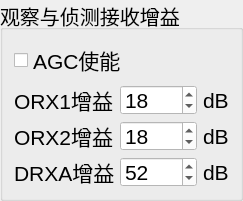
         <widget class="QGroupBox" name="groupBox_19">
          <property name="font">
           <font>
            <pointsize>15</pointsize>
           </font>
          </property>
          <property name="title">
           <string>观察与侦测接收增益</string>
          </property>
          <layout class="QGridLayout" name="gridLayout_18">
           <item row="0" column="0" colspan="2">
            <widget class="QCheckBox" name="RF_observe_AGC">
             <property name="enabled">
              <bool>true</bool>
             </property>
             <property name="sizePolicy">
              <sizepolicy hsizetype="Fixed" vsizetype="Fixed">
               <horstretch>0</horstretch>
               <verstretch>0</verstretch>
              </sizepolicy>
             </property>
             <property name="baseSize">
              <size>
               <width>0</width>
               <height>0</height>
              </size>
             </property>
             <property name="font">
              <font>
               <pointsize>16</pointsize>
              </font>
             </property>
             <property name="styleSheet">
              <string notr="true"/>
             </property>
             <property name="text">
              <string>AGC使能</string>
             </property>
            </widget>
           </item>
           <item row="1" column="0">
            <widget class="QLabel" name="RF_ORX1_gain_label">
             <property name="maximumSize">
              <size>
               <width>100</width>
               <height>30</height>
              </size>
             </property>
             <property name="font">
              <font>
               <pointsize>16</pointsize>
              </font>
             </property>
             <property name="styleSheet">
              <string notr="true"/>
             </property>
             <property name="text">
              <string>ORX1增益:</string>
             </property>
             <property name="textFormat">
              <enum>Qt::PlainText</enum>
             </property>
            </widget>
           </item>
           <item row="1" column="1">
            <widget class="QSpinBox" name="RF_ORX1_gain_obj">
             <property name="maximumSize">
              <size>
               <width>120</width>
               <height>30</height>
              </size>
             </property>
             <property name="font">
              <font>
               <pointsize>16</pointsize>
              </font>
             </property>
             <property name="toolTip">
              <string>&lt;html&gt;&lt;head/&gt;&lt;body&gt;&lt;p&gt;&lt;span style=&quot; font-family:'等线'; font-size:10.5pt;&quot;&gt;depapr_thr&lt;/span&gt;&lt;/p&gt;&lt;/body&gt;&lt;/html&gt;</string>
             </property>
             <property name="styleSheet">
              <string notr="true">background-color: rgb(255, 255, 255);</string>
             </property>
             <property name="specialValueText">
              <string/>
             </property>
             <property name="maximum">
              <number>1000</number>
             </property>
             <property name="value">
              <number>18</number>
             </property>
            </widget>
           </item>
           <item row="1" column="2">
            <widget class="QLabel" name="RF_ORX1_gain_label_2">
             <property name="maximumSize">
              <size>
               <width>100</width>
               <height>30</height>
              </size>
             </property>
             <property name="font">
              <font>
               <pointsize>16</pointsize>
              </font>
             </property>
             <property name="styleSheet">
              <string notr="true"/>
             </property>
             <property name="text">
              <string>dB</string>
             </property>
             <property name="textFormat">
              <enum>Qt::PlainText</enum>
             </property>
            </widget>
           </item>
           <item row="2" column="0">
            <widget class="QLabel" name="RF_ORX2_gain_label">
             <property name="maximumSize">
              <size>
               <width>100</width>
               <height>30</height>
              </size>
             </property>
             <property name="font">
              <font>
               <pointsize>16</pointsize>
              </font>
             </property>
             <property name="styleSheet">
              <string notr="true"/>
             </property>
             <property name="text">
              <string>ORX2增益:</string>
             </property>
             <property name="textFormat">
              <enum>Qt::PlainText</enum>
             </property>
            </widget>
           </item>
           <item row="2" column="1">
            <widget class="QSpinBox" name="RF_ORX2_gain_obj">
             <property name="maximumSize">
              <size>
               <width>120</width>
               <height>30</height>
              </size>
             </property>
             <property name="font">
              <font>
               <pointsize>16</pointsize>
              </font>
             </property>
             <property name="toolTip">
              <string>&lt;html&gt;&lt;head/&gt;&lt;body&gt;&lt;p&gt;&lt;span style=&quot; font-family:'等线'; font-size:10.5pt;&quot;&gt;depapr_thr&lt;/span&gt;&lt;/p&gt;&lt;/body&gt;&lt;/html&gt;</string>
             </property>
             <property name="styleSheet">
              <string notr="true">background-color: rgb(255, 255, 255);</string>
             </property>
             <property name="specialValueText">
              <string/>
             </property>
             <property name="maximum">
              <number>1000</number>
             </property>
             <property name="value">
              <number>18</number>
             </property>
            </widget>
           </item>
           <item row="2" column="2">
            <widget class="QLabel" name="RF_ORX2_gain_label_2">
             <property name="maximumSize">
              <size>
               <width>100</width>
               <height>30</height>
              </size>
             </property>
             <property name="font">
              <font>
               <pointsize>16</pointsize>
              </font>
             </property>
             <property name="styleSheet">
              <string notr="true"/>
             </property>
             <property name="text">
              <string>dB</string>
             </property>
             <property name="textFormat">
              <enum>Qt::PlainText</enum>
             </property>
            </widget>
           </item>
           <item row="3" column="0">
            <widget class="QLabel" name="RF_DRXA_gain_label">
             <property name="maximumSize">
              <size>
               <width>100</width>
               <height>30</height>
              </size>
             </property>
             <property name="font">
              <font>
               <pointsize>16</pointsize>
              </font>
             </property>
             <property name="styleSheet">
              <string notr="true"/>
             </property>
             <property name="text">
              <string>DRXA增益:</string>
             </property>
             <property name="textFormat">
              <enum>Qt::PlainText</enum>
             </property>
            </widget>
           </item>
           <item row="3" column="1">
            <widget class="QSpinBox" name="RF_DRXA_gain_obj">
             <property name="maximumSize">
              <size>
               <width>120</width>
               <height>30</height>
              </size>
             </property>
             <property name="font">
              <font>
               <pointsize>16</pointsize>
              </font>
             </property>
             <property name="toolTip">
              <string>&lt;html&gt;&lt;head/&gt;&lt;body&gt;&lt;p&gt;&lt;span style=&quot; font-family:'等线'; font-size:10.5pt;&quot;&gt;depapr_thr&lt;/span&gt;&lt;/p&gt;&lt;/body&gt;&lt;/html&gt;</string>
             </property>
             <property name="styleSheet">
              <string notr="true">background-color: rgb(255, 255, 255);</string>
             </property>
             <property name="specialValueText">
              <string/>
             </property>
             <property name="maximum">
              <number>1000</number>
             </property>
             <property name="value">
              <number>52</number>
             </property>
            </widget>
           </item>
           <item row="3" column="2">
            <widget class="QLabel" name="RF_DRXA_gain_label_2">
             <property name="maximumSize">
              <size>
               <width>100</width>
               <height>30</height>
              </size>
             </property>
             <property name="font">
              <font>
               <pointsize>16</pointsize>
              </font>
             </property>
             <property name="styleSheet">
              <string notr="true"/>
             </property>
             <property name="text">
              <string>dB</string>
             </property>
             <property name="textFormat">
              <enum>Qt::PlainText</enum>
             </property>
            </widget>
           </item>
          </layout>
         </widget>
